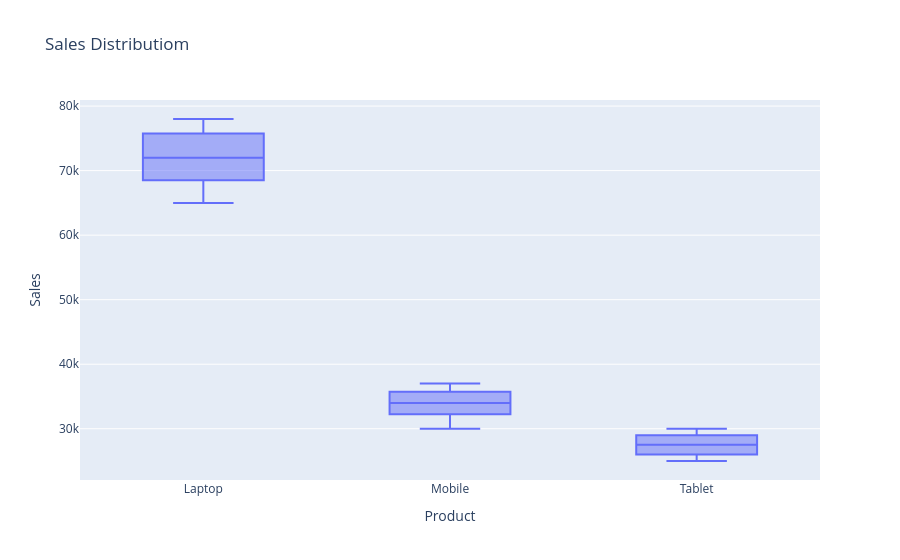

The notebook cell saved with this chart:
### Code cell
fig = px.box(
    df,
    x='Product',
    y='Sales',
    title='Sales Distributiom'
)
fig.show()

### Figure 1 — Plotly figure (JSON) as saved in the notebook; plotly's stock layout.template omitted (floating-point values rounded to 4 significant figures)
{"data": [{"alignmentgroup": "True", "hovertemplate": "Product=%{x}<br>Sales=%{y}<extra></extra>", "legendgroup": "", "marker": {"color": "#636efa"}, "name": "", "notched": false, "offsetgroup": "", "orientation": "v", "showlegend": false, "type": "box", "x": ["Laptop", "Mobile", "Tablet", "Laptop", "Mobile", "Tablet", "Laptop", "Mobile", "Tablet", "Laptop", "Mobile", "Tablet", "Laptop", "Mobile", "Tablet", "Laptop", "Mobile", "Tablet", "Laptop", "Mobile"], "x0": " ", "xaxis": "x", "y": [65000, 30000, 25000, 70000, 32000, 27000, 68000, 35000, 26000, 72000, 33000, 28000, 75000, 34000, 29000, 76000, 36000, 30000, 78000, 37000], "y0": " ", "yaxis": "y"}], "layout": {"boxmode": "group", "legend": {"tracegroupgap": 0}, "title": {"text": "Sales Distributiom"}, "xaxis": {"anchor": "y", "domain": [0, 1], "title": {"text": "Product"}}, "yaxis": {"anchor": "x", "domain": [0, 1], "title": {"text": "Sales"}}}}
